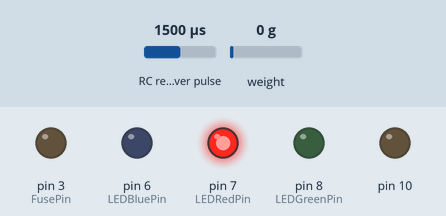
Bench run of a sketch on a simulated Arduino Uno, built with avr-gcc and run on an emulated ATmega328P. Parts: output pins drawn as LEDs (lit = HIGH). Wiring (inferred from the names in the program): RC receiver channel: data pin 2. Dashed ring = blinking. The test bench sets the inputs (shaded band); at power-on: RC receiver pulse 1500 µs, weight on the scale 0 g. Storage starts empty; what the sketch prints to the serial monitor is not drawn.

Above: at 8.1 s.
8.2 s: RC receiver pulse (sensor on pin 2) set to 1750 µs
At 9.1 s:
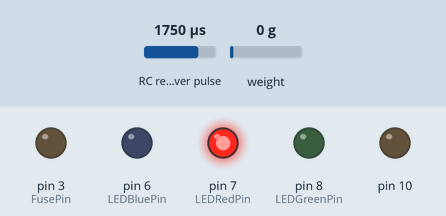
9.7 s: RC receiver pulse (sensor on pin 2) set to 1020 µs
At 10.3 s:
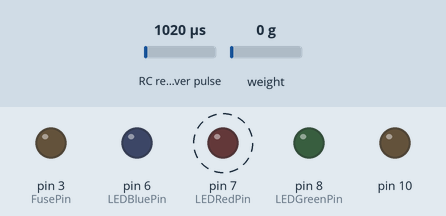
12.7 s: RC receiver pulse (sensor on pin 2) set to 1484 µs
15.7 s: RC receiver pulse (sensor on pin 2) set to 1501 µs
At 16.8 s:
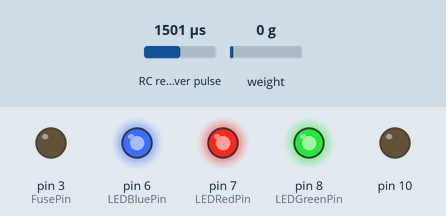
18.7 s: RC receiver pulse (sensor on pin 2) set to 1250 µs
At 20.9 s:
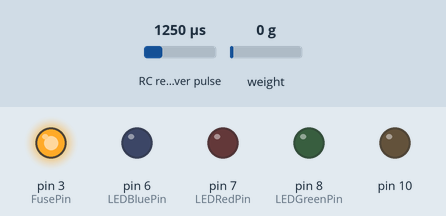
21.7 s: RC receiver pulse (sensor on pin 2) set to 1449 µs
23.6 s: RC receiver pulse (sensor on pin 2) set to 1481 µs
At 51.1 s:
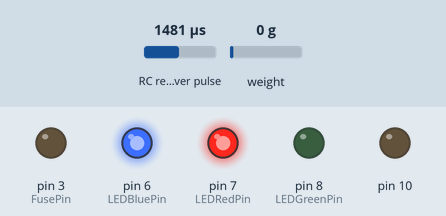
Timing chart, 0 to 52.3 s (numbered marks = the images above; inputs shaded):
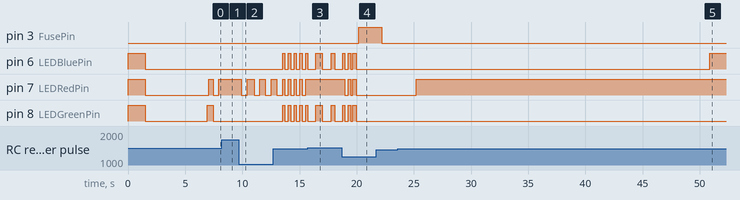

Measured:
- the behaviour switches between 1500 and 1501 µs on RC receiver pulse (sensor on pin 2) (found by bisection; images 2 and 3)
- the behaviour switches between 1464 and 1465 µs on RC receiver pulse (sensor on pin 2) (found by bisection; images 4 and 5)
- after the input at 8.2 s, pin 7 (LEDRedPin): stays HIGH (without the input it goes to LOW after 0.24 s)
- after the input at 9.7 s, pin 7 (LEDRedPin): alternates HIGH for 0.55 s and LOW for 0.50 s, starting after 0.22 s
- after the input at 15.7 s, pin 3 (FusePin): stays LOW (without the input it goes to HIGH after 2.7 s); pin 7 (LEDRedPin): stops changing and stays HIGH
- after the input at 18.7 s, pin 3 (FusePin): LOW → HIGH after 1.5 s; pin 7 (LEDRedPin): goes LOW 0.30 s, HIGH 0.20 s, LOW 0.20 s, HIGH 0.30 s, then LOW, starting after 0.26 s
- after the input at 23.6 s, pin 6 (LEDBluePin): LOW → HIGH after 27.3 s instead of 27.0 s; pin 7 (LEDRedPin): LOW → HIGH after 1.6 s

The sketch:

TMS.ino
```cpp
#include <SD.h>
#include <SPI.h>
#include <HX711_ADC.h>

volatile long StartTime = 0;
volatile long CurrentTime = 0;
volatile long Pulses = 0;
int PulseWidth = 0;
File data;
float loadCellData;
float timeCount = 0;
boolean sdBeginSuccess = true;

enum Pinout {
  RCPin = 2, // input pin for the RC receiver
  HX711_dt = 4, // HX711 DT pin
  HX711_sck = 5, // HX711 SCK pin
  HX711_cs = 10, // HX711 CS pin
  LEDRedPin = 7, //output pin for the Red LED
  LEDGreenPin = 8, //output pin for the Green LED
  LEDBluePin = 6, //output pin for the Blue LED
  FusePin = 3, //output pin for the pyrotechnic igniter
};

HX711_ADC LoadCell(HX711_dt, HX711_sck);

void setup() {
  Serial.begin(57600);

  pinMode(Pinout::LEDRedPin, OUTPUT);
  pinMode(Pinout::LEDGreenPin, OUTPUT);
  pinMode(Pinout::LEDBluePin, OUTPUT);
  pinMode(Pinout::FusePin, OUTPUT);
  pinMode(Pinout::HX711_cs, OUTPUT);
  pinMode(Pinout::RCPin, INPUT);

  LEDTest();

  attachInterrupt(digitalPinToInterrupt(Pinout::RCPin), PulseTimer, CHANGE);

  LoadCell.begin();
  boolean _tare = true;
  unsigned long stabilizingtime = 5000;
  LoadCell.start(stabilizingtime, _tare);
  LoadCell.setCalFactor(213.11);  //LoadCell CalFactor is found by calibrating the scale with an example program

  if (SD.begin(Pinout::HX711_cs)) {  // initialize the SD card
    Serial.println("SD card initialized");
    Green();
  } else {
    Red();
    sdBeginSuccess = false;
    Serial.println("SD card failed to initialize");
    while (1)
      ;
  }

  if (SD.exists("Data.txt")) {  // check if any previous data.txt file exists
    SD.remove("Data.txt"); // removes any previous data.txt file
  }
}

void loop() {
  if (sdBeginSuccess) {
    data = SD.open("Data.txt", FILE_WRITE); // create data.txt file and open it to write
    if (data) {
      while (timeCount <= 40) {
        if (Pulses < 2000) {
          PulseWidth = Pulses;
        }
        if (PulseWidth > 1500) { // if pulseWidth is above 1500 micro seconds, it pauses the countdown
          if (timeCount == 0) {
            Green();
          } else {
            Red();
          }
        } else {
          timeCount = timeCount + .1; // time incremental
          delay(100);
          if (timeCount < 5) {
            if (timeCount - int(timeCount) < 0.5) {
              Red();
            } else {
              ClearLEDs();
            }
          }
          if (timeCount >= 5 && timeCount < 10) {
            if (timeCount - int(timeCount) < 0.25) {
              Red();
              Blue();
              Green();
            } else {
              if (timeCount - int(timeCount) >= 0.5 && timeCount - int(timeCount) < 0.75) {
                Red();
                Blue();
                Green();
              } else {
                ClearLEDs();
              }
            }
          }
          if (timeCount >= 10) {
            if (timeCount > 10 && timeCount < 11) {
              digitalWrite(Pinout::FusePin, HIGH); // ignition start
            }
            if (timeCount >= 12) {
              digitalWrite(Pinout::FusePin, LOW); // stopping ignition
            }
            LoadCell.update(); //update load cell value
            loadCellData = LoadCell.getData(); // gets load cell data
            data.print(timeCount); // prints the timestamp to the data.txt file
            data.print("/"); // prints a "/" as a separator for timestamp/load columns in the data.txt file
            data.println(loadCellData); // prints the load value to the data.txt file
          }
          if (timeCount > 40) { // after 40 seconds (so 30 seconds of measuring load)
            data.close();  // the program saves and closes the data.txt file
            Blue(); // the program turns on the blue LED to inform the user that data collection is finished
            sdBeginSuccess = false;
            return;
          }
        }
      }
    } else {
      sdBeginSuccess = false;
      Serial.println("Error: could not open SD card");
      Red();
      return;
    }
  }
}

void PulseTimer() {
  CurrentTime = micros(); // Save the current system time in microseconds to the `CurrentTime` variable
  if (CurrentTime > StartTime) {
    Pulses = CurrentTime - StartTime; // Calculate the duration of pulses
    StartTime = CurrentTime; // Update the `StartTime` to the current time for the next pulse duration calculation
  }
}


void LEDTest() { // function that turns on all LEDs for 1.5 seconds
  digitalWrite(Pinout::LEDRedPin, HIGH);
  digitalWrite(Pinout::LEDGreenPin, HIGH);
  digitalWrite(Pinout::LEDBluePin, HIGH);
  delay(1500);
  digitalWrite(Pinout::LEDRedPin, LOW);
  digitalWrite(Pinout::LEDGreenPin, LOW);
  digitalWrite(Pinout::LEDBluePin, LOW);
}

void ClearLEDs() { // function that turns off all LEDs
  digitalWrite(Pinout::LEDRedPin, LOW);
  digitalWrite(Pinout::LEDGreenPin, LOW);
  digitalWrite(Pinout::LEDBluePin, LOW);
}

void Red() { // function that turns on Red LED
  digitalWrite(Pinout::LEDRedPin, HIGH);
}

void Green() { // function that turns on Green LED
  digitalWrite(Pinout::LEDGreenPin, HIGH);
}

void Blue() { // function that turns on Blue LED
  digitalWrite(Pinout::LEDBluePin, HIGH);
}
```
